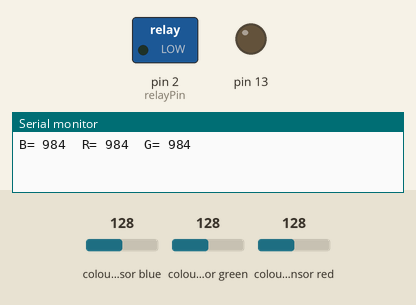
The sketch below on a simulated Arduino Uno, built with avr-gcc and run on an emulated ATmega328P. On the bench: switched loads named in the sketch (green lamp = pin HIGH), output pins drawn as LEDs (lit = HIGH), the last lines printed to the serial monitor. Wiring (inferred from the names in the program): TCS3200 colour sensor: output pin 8; S2 pin 6; S3 pin 7; S0 pin 4; S1 pin 5. The inputs (shaded band) are chosen by the test bench; at power-on: colour sensor blue 128, colour sensor green 128, colour sensor red 128. Pins used as bus, display or sensor lines are not drawn.

Above: at 0.04 s.
At 1.2 s:
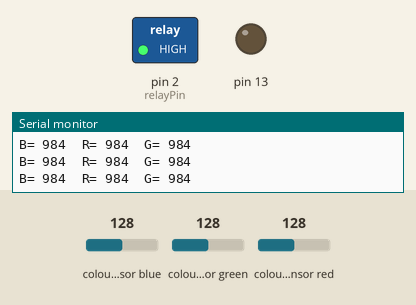
1.3 s: colour sensor blue set to 5
4.3 s: colour sensor green set to 5
6.3 s: colour sensor red set to 64
Timing chart, 0 to 9.3 s (numbered marks = the images above; inputs shaded):
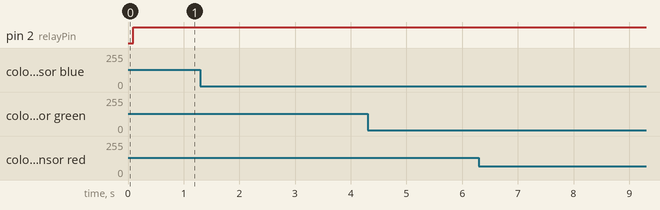

The sketch:

Color_sensor.ino
```cpp
/*     Arduino Color Sensing Tutorial
 *
 *  by Dejan Nedelkovski, www.HowToMechatronics.com
 *
 */

#define S0 4
#define S1 5
#define S2 6
#define S3 7
#define sensorOut 8
#define capDelay 32
#define relayPin 2

int seconds = 0;
int bFreq = 0;
int gFreq = 0;
int rFreq = 0;
int bFreqOffset = 0;
int gFreqOffset = 0;
int rFreqOffset = 0;

bool code[] = {false, false, false, false};
int rTimer = 0;
int gTimer = 0;
int bTimer = 0;

bool callibrated = false;

bool addTime() {
  if (millis() % 4) {
    seconds++;
    return seconds;
  }
}

void ledOn() {
  digitalWrite(13, HIGH);
  digitalWrite(relayPin, LOW);
}

void ledOff() {
  digitalWrite(13, LOW);
  digitalWrite(relayPin, HIGH);
}


void setup() {
  pinMode(S0, OUTPUT);
  pinMode(S1, OUTPUT);
  pinMode(S2, OUTPUT);
  pinMode(S3, OUTPUT);
  pinMode(relayPin, OUTPUT);
  pinMode(sensorOut, INPUT);

  pinMode(13, OUTPUT);

  // Setting frequency-scaling to 20%
  digitalWrite(S0,HIGH);
  digitalWrite(S1,LOW);

  Serial.begin(9600);
}

void loop() {
  // Setting Blue filtered photodiodes to be read
  digitalWrite(S2,LOW);
  digitalWrite(S3,HIGH);
  // Reading the output frequency
  bFreq = (pulseIn(sensorOut, LOW) - 1023);
  bFreq = abs(bFreq);
  //Remaping the value of the frequency to the RGB Model of 0 to 255
  // bFreq = map(bFreq, 25,70,255,0);
  bFreq += bFreqOffset;
  // Printing the value on the serial monitor
  Serial.print("B= ");//printing name
  Serial.print(bFreq);//printing RED color frequency
  Serial.print("  ");
  delay(capDelay);

  // Setting red filtered photodiodes to be read
  digitalWrite(S2,LOW);
  digitalWrite(S3,LOW);
  // Reading the output frequency
  rFreq = (pulseIn(sensorOut, LOW) - 1023);
  rFreq = abs(rFreq);
  //Remaping the value of the frequency to the RGB Model of 0 to 255
  // rFreq = map(rFreq, 25,72,255,0);
  rFreq += rFreqOffset;
  // Printing the value on the serial monitor
  Serial.print("R= ");//printing name
  Serial.print(rFreq);//printing RED color frequency
//   if (rFreq > 200) {
//     Serial.print("Red is high: ");
// //    digitalWrite(13, HIGH);
// //    delay(1000);
//   }
  Serial.print("  ");
  delay(capDelay);

  // Setting Green filtered photodiodes to be read
  digitalWrite(S2,HIGH);
  digitalWrite(S3,HIGH);
  // Reading the output frequency
  gFreq = (pulseIn(sensorOut, LOW) - 1023);
  gFreq = abs(gFreq);
  //Remaping the value of the frequency to the RGB Model of 0 to 255
  // gFreq = map(gFreq, 30,90,255,0);
  gFreq += gFreqOffset;
  // Printing the value on the serial monitor
  Serial.print("G= ");//printing name
  Serial.print(gFreq);//printing RED color frequency
  Serial.println("  ");
  delay(capDelay);

  int average  = (rFreq + gFreq + bFreq) / 3;

  if (!callibrated && millis() > 500) {
    gFreqOffset = -(gFreq - average);
    rFreqOffset = -(rFreq - average);
    bFreqOffset = -(bFreq - average);
    callibrated = true;
  }

  float diffScale = 10;

  int timerMax = 170;
  int timerBoost = 60;

  if (rFreq > gFreq && rFreq > bFreq && rFreq - average > diffScale) {
    Serial.print("It's red");
    rTimer += timerBoost;
    if (rTimer > timerMax) {
      if (!code[0]) {
        code[0] = true;
        rTimer = 0;
      } else {
        code[2] = true;
      }
    }
  }
  else if (gFreq > rFreq && gFreq > bFreq && gFreq - average > diffScale) {
    Serial.print("It's green");
    gTimer += timerBoost;
    if (gTimer > timerMax) {
      if (code[0]) {
        code[1] = true;
      }
    }
  }
  else if (bFreq > gFreq && bFreq > rFreq && bFreq - average > diffScale) {
    Serial.print("It's blue");
    bTimer += timerBoost;
    if (bTimer > timerMax) {
      if (code[2]) {
        code[3] = true;
      }
    }
  } else {
    if (addTime() > 30) {
      for (int i = 0; i < 4; i ++) code[i] = false;
      seconds = 0;
    }
    ledOff();
    rTimer = 0;
    gTimer = 0;
    bTimer = 0;
  }
  if (code[0] && code[1] && code[2] && code[3]) {
    seconds = 0;
    ledOn();
    delay(5000);
    ledOff();
    for (int i = 0; i < 4; i ++) code[i] = false;
  }

}
```
